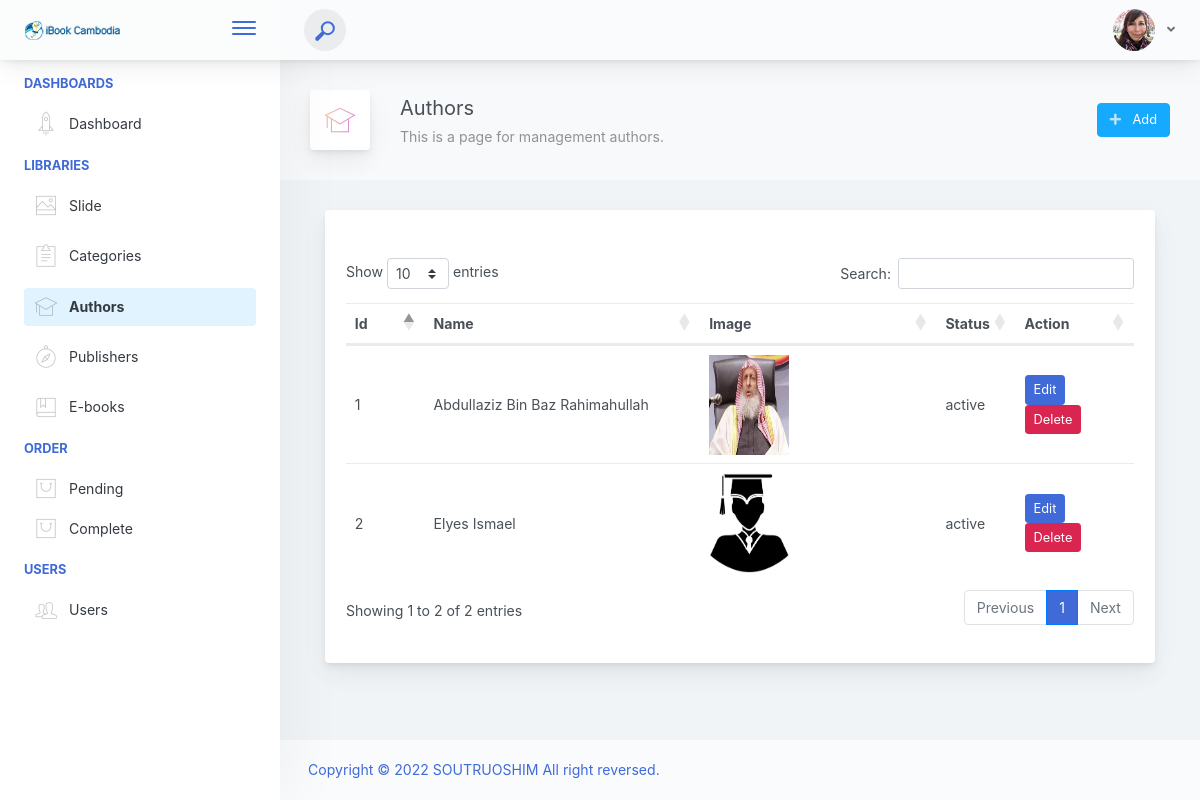
Screenshot of /admin/author/authors.php with the database file from the repository.
### tables this page shows
CREATE TABLE IF NOT EXISTS `authors` (
  `id` bigint(20) UNSIGNED NOT NULL AUTO_INCREMENT,
  `title` varchar(191) DEFAULT NULL,
  `slug` varchar(191) DEFAULT NULL,
  `image` varchar(200) DEFAULT NULL,
  `status` enum('active','inactive') NOT NULL,
  `created_at` timestamp NULL DEFAULT CURRENT_TIMESTAMP,
  `updated_at` timestamp NULL DEFAULT NULL,
  PRIMARY KEY (`id`)
);

### objects/author.php (called while the page is built, shortened)
<?php
class Author
{
    private $conn;
    private $table_name = "authors";
    public function __construct($db)
    {
        $this->conn = $db;
    }
    public function readAll()
    {
        $query = "SELECT
                *
            FROM
                " . $this->table_name . "
            ORDER BY
                id DESC";
        $stmt = $this->conn->prepare($query);
        $stmt->execute();
        return $stmt;
    }
}

### admin/author/authors.php (the view, shortened to what this page needs)
<?php
   include("../inc/header.php");
    include(__DIR__ . "/../../objects/author.php");
?>
<div class="app-page-title">
    <div class="page-title-wrapper">
        <div class="page-title-heading">
            <div class="page-title-icon">
            <i class="pe-7s-study icon-gradient bg-mean-fruit">
                </i>
            </div>
            <div>Authors
                <div class="page-title-subheading">This is a page for management authors.
                </div>
            </div>
        </div>
        <div class="page-title-actions">
            <div class="d-inline-block dropdown">
                <a type="button" class="btn-shadow btn btn-info" href="../author/add_author.php" >
                    <span class="btn-icon-wrapper pr-2 opacity-7">
                        <i class="fa fa-plus fa-w-20"></i>
                    </span>
                    Add
                </a>
            </div>
        </div>
    </div>
</div>
            <div class="content-wrap">
                <div class="container-fluid">
                <div class="main-card mb-3 card">
                 <div class="card-body"><h5 class="card-title"></h5>
                <div class="row">
                        <div class="col-md-12 p-3">
                            <table class="table" id="tbl_author">
                                <thead>
                                    <tr>
                                        <th scope="col" width = "10%">Id</th>
                                        <th scope="col" width = "35%">Name</th>
                                        <th scope="col" width = "30%">Image</th>
                                        <th scope="col" width = "10%">Status</th>
                                        <th scope="col" width = "15%">Action</th>
                                    </tr>
                                </thead>
                                <tbody>
                                    <?php
                                       $database = new Database();
                                       $db = $database->getConnection();
                                       $author = new Author($db);
                                       $stmt = $author->readAll();
                                    ?>
                                    <?php while ($row = $stmt->fetch(PDO::FETCH_ASSOC)) {
                                        $id = $row['id']; ?>
                                        <tr>
                                            <td><?php echo $row['id']; ?></td>
                                            <td><?php echo $row['title']; ?></td>
                                            <td><img src="<?= '../../upload/images/author/'.$row['image'] ?>" width="80" height="100"/> </td>
                                            <td><?php echo $row['status']; ?></td>
                                            <td>
                                                <form method="POST" action="queries/delete_author.php">
                                                    <a href="edit_author.php?id=<?php echo $row['id']; ?>" type="button" class="btn btn-primary btn-sm">Edit</a>
                                                    <a delete-id='<?= $id ?>' class='btn btn-danger text-white btn-sm delete-object' type="button">Delete</a>
                                                </form>
                                            </td>
                                        </tr>
                                    <?php } ?>
                              </tbody>
                            </table>
                        </div>
                    </div>
                </div>
                </div>
                </div>
            </div>
<?php
   include("../inc/footer.php");
?>

### rows the page displays
authors: id "2", title "Elyes Ismael", image (picture), status "active"
authors: id "1", title "Abdullaziz Bin Baz Rahimahullah", image (picture), status "active"
